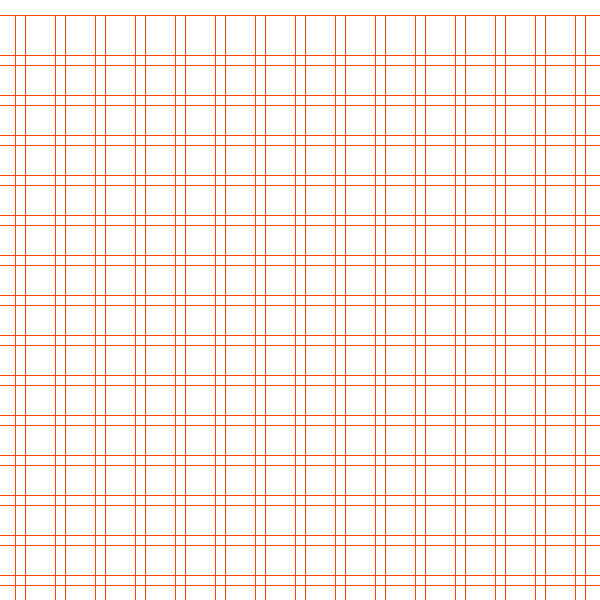
Frame 1 (no input)
Frame 60 (the mouse pressed at the canvas centre just before this capture): identical to frame 1, image omitted
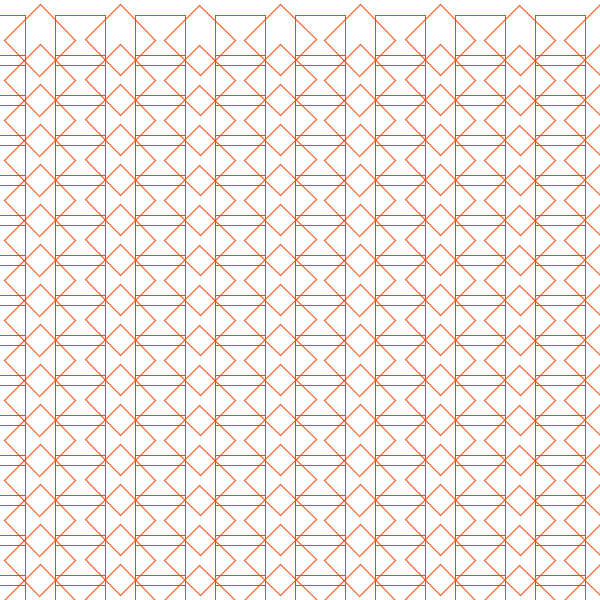
Frame 120 (the mouse held since frame 60 and released just before this capture)

The Processing sketch that drew these frames (run headless with seeded random() and noise(); from frame 60 on, the mouse is pressed at the canvas centre):

// Processing sketch: matrix_squares_d
// ── matrix_squares_d.pde
void setup() {
  size(600, 600);
  smooth();
}

void draw() {
  background(255);

  stroke(255, 69, 0);
  noFill();

  rectMode(CENTER);

  for (int i = 0; i < 25; i++) {   // zeilen
    translate(0, 40);  // pro zeile 40 nach unten

    pushMatrix();   // matrix vor elementen der Zeile speichern
    
    for (int j = 0; j < 25; j++) {  // schritte in der zeile
      float angleStep = map(mouseX, 0, width, 0, 90);    // X position der Maus variiert den Winkel zwischen 0 und 90 grad
      float angle = j * radians(angleStep);

      pushMatrix();   // matrix vor Rotation speichern
      rotate(angle); 

      rect(0, 0, 50, 50); // rechteck
      popMatrix();   // matrix vor Rotation wiederherstellen

      translate(40, 0);  // pro schritt in zeile 40 nach rechts
    }
    
    popMatrix();    // matrix vor elementen der Zeile wiederherstellen
  }
}
